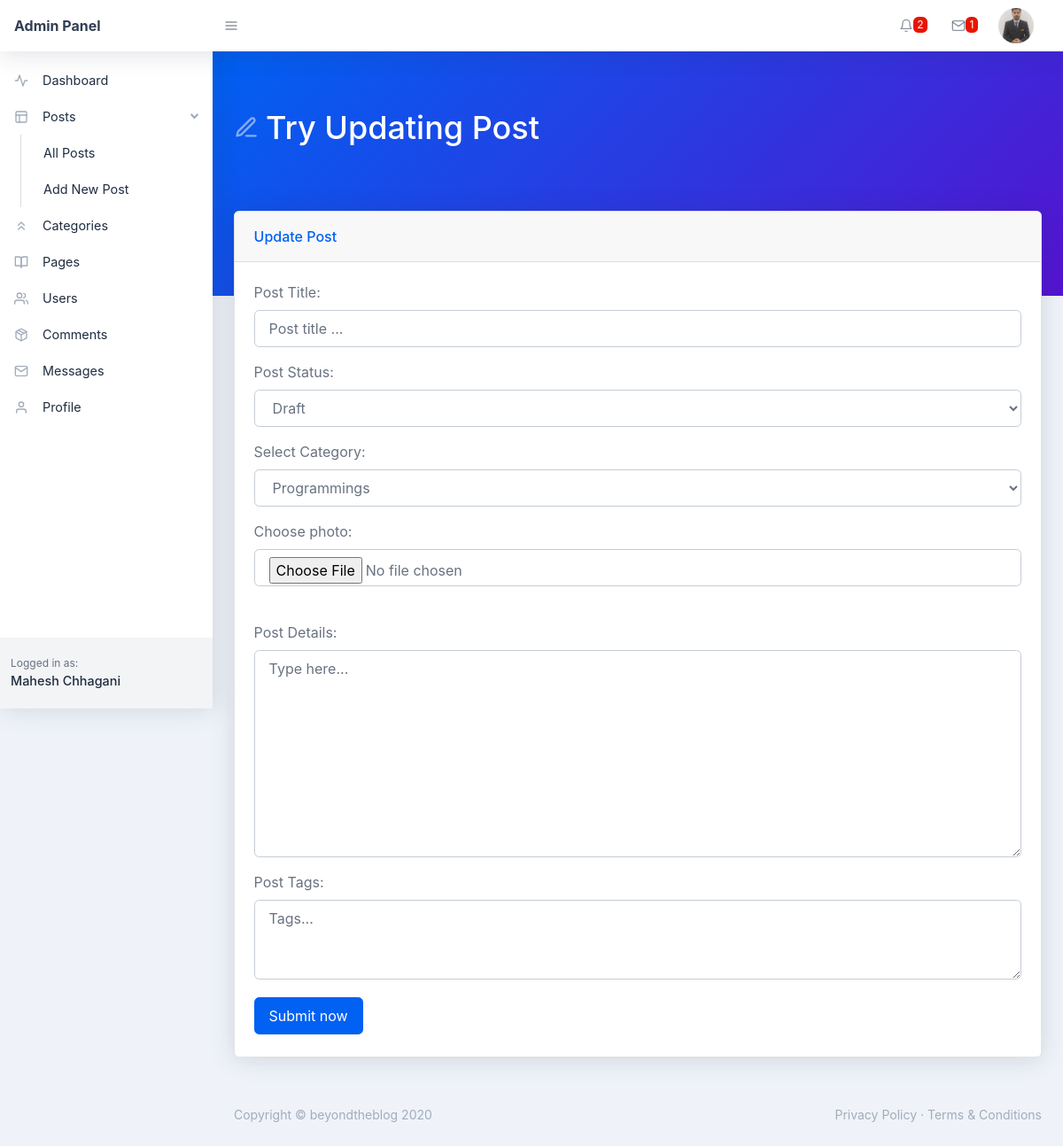
The app's page /beyondtheblog/backend/edit-post.php (signed in) with its own data.
### tables this page shows
CREATE TABLE `users` (
  `user_id` int(11) NOT NULL,
  `user_name` varchar(255) NOT NULL,
  `user_nickname` varchar(255) NOT NULL,
  `user_email` varchar(255) NOT NULL,
  `user_password` varchar(255) NOT NULL,
  `user_photo` text NOT NULL,
  `registered_on` varchar(255) NOT NULL,
  `user_role` varchar(255) NOT NULL DEFAULT 'Subscriber'
);

### beyondtheblog/backend/edit-post.php (the view, shortened to what this page needs)
<?php require_once('./includes/header.php'); ?>
    <body class="nav-fixed">
        <?php require_once('./includes/top-navbar.php'); ?>
        <div id="layoutSidenav">
            <div id="layoutSidenav_nav">
                <?php
                    $curr_page = basename(__FILE__);
                    require_once("./includes/left-sidebar.php");
                ?>
            </div>
            <div id="layoutSidenav_content">
                <main>
                    <div class="page-header pb-10 page-header-dark bg-gradient-primary-to-secondary">
                        <div class="container-fluid">
                            <div class="page-header-content">
                                <h1 class="page-header-title">
                                    <div class="page-header-icon"><i data-feather="edit-3"></i></div>
                                    <span>Try Updating Post</span>
                                </h1>
                            </div>
                        </div>
                    </div>
                    <div class="container-fluid mt-n10">
                        <div class="card mb-4">
                            <div class="card-header">Update Post</div>
                            <div class="card-body">
                                <form action="edit-post.php?post_id=<?php echo $_GET['post_id'] ?>" method="POST" enctype="multipart/form-data" >
                                    <div class="form-group">
                                        <label for="post-title">Post Title:</label>
                                        <input name="post_title" value="<?php echo $post_title; ?>" class="form-control" id="post_title" type="text" placeholder="Post title ..." />
                                    </div>
                                    <div class="form-group">
                                        <label for="post-status">Post Status:</label>
                                        <select name="post-status" class="form-control" id="post-status">
                                            <option value="Draft" <?php echo $post_status !== "Published"?"selected":""; ?>>Draft</option>
                                        </select>
                                    </div>
                                    <div class="form-group">
                                        <label for="select-category">Select Category:</label>
                                        <select name="post-category" class="form-control" id="select-category">
                                        <?php
                                            $sql = "SELECT * FROM categories WHERE category_status = :status";
                                            $stmt = $pdo->prepare($sql);
                                            $stmt->execute([
                                                ':status' => 'Published'
                                            ]);
                                            while($cats = $stmt->fetch(PDO::FETCH_ASSOC)) { ?>
                                                <option  value="<?php echo $cats['category_id']; ?>" <?php echo $cats['category_id']==$post_category_id?"selected":""; ?>>
                                                    <?php echo $cats['category_name']; ?>
                                                </option>
                                            <?php }
                                            ?>
                                        </select>
                                    </div>
                                    <div class="form-group">
                                        <label for="post-title">Choose photo:</label>
                                        <input name="post-photo" class="form-control" id="post-title" type="file" />
                                    </div>
                                    <div class="form-group">
                                        <label for="post-content">Post Details:</label>
                                        <textarea class="form-control" placeholder="Type here..." id="post-content" rows="9"><?php echo $post_detail; ?></textarea>
                                    </div>
                                    <div class="form-group">
                                        <label for="post-tags">Post Tags:</label>
                                        <textarea class="form-control" placeholder="Tags..." id="post-tags" rows="3"><?php echo $post_tags; ?></textarea>
                                    </div>
                                    <button name="update" class="btn btn-primary mr-2 my-1" type="submit">Submit now</button>
                                </form>
                            </div>
                        </div>
                    </div>
                </main>
<?php require_once('./includes/footer.php'); ?>

### beyondtheblog/backend/includes/top-navbar.php (shortened to what this page needs)
<nav class="topnav navbar navbar-expand shadow navbar-light bg-white" id="sidenavAccordion">
    <a class="navbar-brand d-none d-sm-block" href="index.php">Admin Panel</a><button class="btn btn-icon btn-transparent-dark order-1 order-lg-0 mr-lg-2" id="sidebarToggle" href="#"><i data-feather="menu"></i></button>
    <ul class="navbar-nav align-items-center ml-auto">
        <li class="nav-item dropdown no-caret mr-3 dropdown-notifications">
            <a class="btn btn-icon btn-transparent-dark dropdown-toggle" id="navbarDropdownAlerts" href="#" role="button" data-toggle="dropdown" aria-haspopup="true" aria-expanded="false">
                <i data-feather="bell"></i>
                <span class="badge badge-red">2</span>
            </a>
        </li>
        <li class="nav-item dropdown no-caret mr-3 dropdown-notifications">
            <a class="btn btn-icon btn-transparent-dark dropdown-toggle" id="navbarDropdownMessages" href="#" role="button" data-toggle="dropdown" aria-haspopup="true" aria-expanded="false">
                <i data-feather="mail"></i>
                <span class="badge badge-red">1</span>
            </a>
        </li>
        <?php
            if(isset($_COOKIE['_uid_'])) {
                $user_id = base64_decode($_COOKIE['_uid_']);
            } else if(isset($_SESSION['user_id'])) {
                $user_id = $_SESSION['user_id'];
            } else {
                $user_id = -1;
            }
            $sql = "SELECT * FROM users WHERE user_id = :id";
            $stmt = $pdo->prepare($sql);
            $stmt->execute([
                ':id' => $user_id
            ]);
            $user = $stmt->fetch(PDO::FETCH_ASSOC);
            $user_photo = $user['user_photo'];
        ?>
        <li class="nav-item dropdown no-caret mr-3 dropdown-user">
            <a class="btn btn-icon btn-transparent-dark dropdown-toggle" id="navbarDropdownUserImage" href="javascript:void(0);" role="button" data-toggle="dropdown" aria-haspopup="true" aria-expanded="false"><img class="img-fluid" src="./assets/img/<?php echo $user_photo; ?>"/></a>
        </li>
    </ul>
</nav>

### beyondtheblog/backend/includes/left-sidebar.php (shortened to what this page needs)
<nav class="sidenav shadow-right sidenav-light">
    <div class="sidenav-menu">
        <div class="nav accordion" id="accordionSidenav">
            <?php
                if($curr_page == 'index.php') { ?>
                    <a class="nav-link collapsed pt-4 active" href="index.php">
                        <div class="nav-link-icon"><i data-feather="activity"></i></div>
                        Dashboard
                    </a>
                <?php } else { ?>
                    <a class="nav-link collapsed pt-4" href="index.php">
                        <div class="nav-link-icon"><i data-feather="activity"></i></div>
                        Dashboard
                    </a>
                <?php }
            ?>
            <?php
                if($curr_page == 'all-posts.php' || $curr_page == 'new-page.php' || $curr_page == 'edit-post.php') { ?>
                    <a class="nav-link" href="javascript:void(0);" data-toggle="collapse" data-target="#collapseLayouts" aria-expanded="true" aria-controls="collapseLayouts"><div class="nav-link-icon"><i data-feather="layout"></i></div>
                        Posts
                        <div class="sidenav-collapse-arrow"><i class="fas fa-angle-down"></i></div>
                    </a>
                    <div class="collapse show" id="collapseLayouts" data-parent="#accordionSidenav">
                        <nav class="sidenav-menu-nested nav accordion" id="accordionSidenavLayout">
                            <a class="nav-link" href="all-post.php">All Posts</a>
                            <a class="nav-link" href="add-new.php">Add New Post</a>
                        </nav>
                    </div>
               <?php }
            ?>
            <?php
                if($curr_page == 'new-category.php' || $curr_page == 'categories.php' || $curr_page == 'edit-category.php') { ?>
                    <a class="nav-link active" href="categories.php" ><div class="nav-link-icon"><i data-feather="chevrons-up"></i></div>
                        Categories
                    </a>
               <?php } else { ?>
                    <a class="nav-link" href="categories.php" ><div class="nav-link-icon"><i data-feather="chevrons-up"></i></div>
                        Categories
                    </a>
               <?php }
            ?>
            <a class="nav-link" href="pages.php" ><div class="nav-link-icon"><i data-feather="book-open"></i></div>
                Pages
            </a>
            <?php
                if($curr_page == 'user-update.php' || $curr_page == 'new-user.php' || $curr_page == 'users.php') { ?>
                    <a class="nav-link active" href="users.php" ><div class="nav-link-icon"><i data-feather="users"></i></div>
                        Users
                    </a>
                <?php } else { ?>
                    <a class="nav-link" href="users.php" ><div class="nav-link-icon"><i data-feather="users"></i></div>
                        Users
                    </a>
                <?php }
            ?>
            <a class="nav-link" href="comments.php" ><div class="nav-link-icon"><i data-feather="package"></i></div>
                Comments
            </a>
            <a class="nav-link" href="messages.php" ><div class="nav-link-icon"><i data-feather="mail"></i></div>
                Messages
            </a>
            <a class="nav-link" href="profile.php" ><div class="nav-link-icon"><i data-feather="user"></i></div>
                Profile
            </a>
        </div>
    </div>
    <div class="sidenav-footer">
        <div class="sidenav-footer-content">
            <div class="sidenav-footer-subtitle">Logged in as:</div>
            <?php
                if(isset($_COOKIE['_uid_'])) {
                    $user_id = base64_decode($_COOKIE['_uid_']);
                } else if(isset($_SESSION['user_id'])) {
                    $user_id = $_SESSION['user_id'];
                } else {
                    $user_id = -1;
                }
                $sql = "SELECT * FROM users WHERE user_id = :id";
                $stmt = $pdo->prepare($sql);
                $stmt->execute([
                    ':id' => $user_id
                ]);
                $user = $stmt->fetch(PDO::FETCH_ASSOC);
                $user_name = $user['user_name'];
            ?>
            <div class="sidenav-footer-title"><?php echo $user_name; ?></div>
        </div>
    </div>
</nav>

### records on screen
users: user_photo (picture), user_name "Mahesh Chhagani"

### other values on screen
form field post-category "Programmings"
